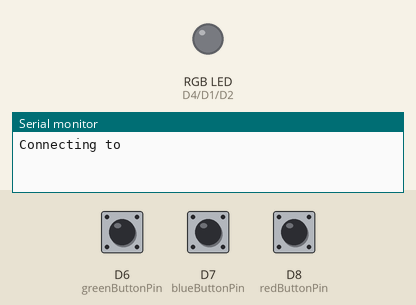
Recording of a sketch running on a simulated ESP8266 (NodeMCU). On the bench: an RGB LED mixed from three pins (HIGH = lit), the last lines printed to the serial monitor. Dashed ring = blinking. The inputs (shaded band) are chosen by the test bench; at power-on: D6 (greenButtonPin) HIGH, D7 (blueButtonPin) HIGH, D8 (redButtonPin) HIGH. WiFi joins after 1.5 s; servers stay silent unless stated; random numbers use the default seed unless the sketch sets one.

Above: at 0.1 s.
At 2.1 s:
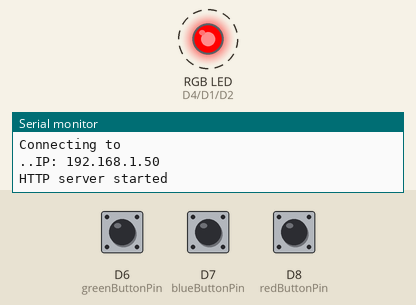
6.9 s: D6 (greenButtonPin) pulled LOW for 0.75 s
At 7.45 s:
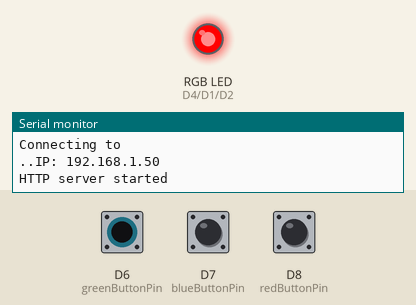
Timing chart, 0 to 16.4 s (numbered marks = the images above; inputs shaded):
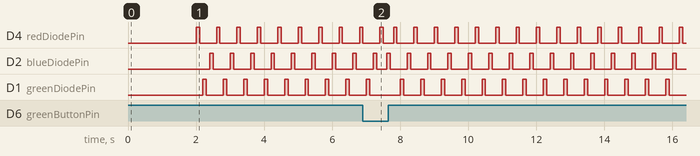

The sketch:

arduino.ino
```cpp
#include <ESP8266WiFi.h>
#include <ESP8266WebServer.h>
#include "sequence-page.h"
#include "result-page.h"

const char* ssid = "";
const char* password = "";

const int redDiodePin = D4;
bool redDiodeStatus = LOW;
const int greenDiodePin = D1;
bool greenDiodeStatus = LOW;
const int blueDiodePin = D2;
bool blueDiodeStatus = LOW;

const int redButtonPin = D8;
const int greenButtonPin = D6;
const int blueButtonPin = D7;

String initialSequence = "";
String checkSequence = "";
int pressCounter = 0;
int steps = 8;

ESP8266WebServer server(80);

void handle_root() {
    delay(500);
    server.send(200, "text/html", sequencePage);
}

void setup() {
    Serial.begin(115200);

    pinMode(redDiodePin, OUTPUT);
    pinMode(greenDiodePin, OUTPUT);
    pinMode(blueDiodePin, OUTPUT);
    pinMode(redButtonPin, INPUT_PULLUP);
    pinMode(greenButtonPin, INPUT_PULLUP);
    pinMode(blueButtonPin, INPUT_PULLUP);

    Serial.println("Connecting to ");
    Serial.println(ssid);

    WiFi.mode(WIFI_STA);
    WiFi.begin(ssid, password);

    while (WiFi.status() != WL_CONNECTED) {
      delay(1000);
      Serial.print(".");
    }

    Serial.print("IP: ");
    Serial.println(WiFi.localIP());

    server.on("/start", handle_root);
    server.on("/showSequence", handle_showSequence);
    server.on("/progress", handle_showProgress);
    server.on("/getCurrentState", handle_getCurrentState);

    server.begin();

    Serial.println("HTTP server started");
}

void loop() {
    server.handleClient();

    int redButtonState = digitalRead(redButtonPin);
    int greenButtonState = digitalRead(greenButtonPin);
    int blueButtonState = digitalRead(blueButtonPin);

    if (redButtonState == HIGH) {
        checkSequence = checkSequence + '1';
        pressCounter += 1;
        blink(redDiodePin, 100);
    }
    if (greenButtonState == HIGH) {
        checkSequence = checkSequence + '2';
        pressCounter += 1;
        blink(greenDiodePin, 100);
    }
    if (blueButtonState == HIGH) {
        checkSequence = checkSequence + '3';
        pressCounter += 1;
        blink(blueDiodePin, 100);
    }

    if (pressCounter > steps) {
        pressCounter = 0;
        initialSequence = "";
        checkSequence = "";
    }
}

void handle_showSequence() {
    delay(1000);
    pressCounter = 0;
    checkSequence = "";

    if (server.arg("sequence") != "") {
        initialSequence = server.arg("sequence");
        steps = initialSequence.length();
    }

    if (initialSequence != "") {
        for (int i = 0; i < steps; ++i) {
            if (initialSequence[i] == '1') {
                blink(redDiodePin, 1000);
            }
            if (initialSequence[i] == '2') {
                blink(greenDiodePin, 1000);
            }
            if (initialSequence[i] == '3') {
                blink(blueDiodePin, 1000);
            }
        }
    }
}

void handle_showProgress() {
    server.send(200, "text/html", resultPage);
}

void handle_getCurrentState() {
    server.send(200, "text/plain", String(steps) + " " + initialSequence + " " +  checkSequence);
}

void blink(int pin, int time) {
    digitalWrite(pin, HIGH);
    delay(time);
    digitalWrite(pin, LOW);
    delay(time);
}
```

result-page.h
```cpp
char resultPage[] PROGMEM = R"=====(
<!DOCTYPE html>
<html>
<style>
    html {
        background-color: rgba(255, 248, 169, 0.4);
    }
    .container {
        background: rgba(255, 255, 255, 0.8);
        backdrop-filter: blur(50px);
        border-radius: 16px;
        padding: 24px;
        margin: 200px 300px;
        display: flex;
        flex-direction: column;
    }
    a.action-button {
        border-radius: 16px;
        padding: 12px;
        border: 1px solid #C1C1C1;
        background: transparent;
        margin-top: 20px;
        font-size: 20px;
        width: fit-content;
        color: unset;
        text-decoration: unset;
    }
    .answer-field {
        background: rgba(249, 237, 137, 0.85);
        border: 1px solid #B7AD5A;
        backdrop-filter: blur(50px);
        padding: 20px;
        border-radius: 8px;
        display: flex;
        width: fit-content;
    }
    .title {
        margin-top: 0;
        font-size: 24px;
        margin-bottom: 8px;
    }
</style>
<body>

<div class="container">
    <p class="title">Initial sequence: </p>
    <div class="answer-field" id="initialSequenceField"></div>

    <p class="title" style="margin-top: 20px">Answer sequence: </p>
    <div class="answer-field" id="checkSequenceField"></div>

    <a class="action-button" href="../start">Try again</a>
</div>

<script>
    let initialSequence = "";
    let checkSequence = "";
    let steps = 0;

    setInterval(function() {
      getCurrentState();
    }, 500);

    function getCurrentState() {
      let xhttp = new XMLHttpRequest();
      xhttp.onreadystatechange = function() {

        if (this.status == 200) {
          [stepsStr, initialSequence, checkSequence] = this.responseText.split([' ']);
          steps = parseInt(stepsStr);

          if (steps === 0 || initialSequence === "") {
            return;
          }

          display('initialSequence', initialSequence);
          display('checkSequence', checkSequence);
        }
      };
      xhttp.open("GET", "getCurrentState", true);
      xhttp.send();
    }

    function display(id, sequence) {
        let finalHTML = "";
        for (let i = 1; i <= steps; i++) {
            let colorInfo;
            if (sequence[i-1] === '1') {
                colorInfo = ` style=\"background: rgba(246, 49, 49, 0.7);border: 1px solid #C06565;\"`
            }
            if (sequence[i-1] === '2') {
                colorInfo = ` style=\"background: rgba(82, 215, 60, 0.7);border: 1px solid #4AA73A;\"`
            }
            if (sequence[i-1] === '3') {
                colorInfo = ` style=\"background: rgba(36, 57, 243, 0.7);border: 1px solid #2030BD;\"`
            }

            finalHTML += `<style>.answer-item-wrap {display: flex;flex-direction: column;align-items: center;justify-content: center;margin-right: 24px;}.answer-item {width: 60px;height: 60px;background: rgba(255, 255, 255, 0.7);border: 1px solid #808080;border-radius: 100%;margin-bottom: 10px;}.index {font-size: 16px;line-height: 19px;text-align: center;color: #000000;}  `
                + `</style> <body> <div class=\"answer-item-wrap\"> <div class=\"answer-item\" `
                + colorInfo
                + `></div><span class=\"index\">`
                + i + `</span></div>`;
        }

        document.getElementById(id + "Field").innerHTML = finalHTML;
    }
</script>
</body>
</html>
)=====";
```

sequence-page.h
```cpp
char sequencePage[] PROGMEM = R"=====(
<!DOCTYPE html>
<html>
<style>
    html {
        background-color: rgba(255, 248, 169, 0.4);
    }
    .container {
        background: rgba(255, 255, 255, 0.8);
        backdrop-filter: blur(50px);
        border-radius: 16px;
        padding: 16px;
        margin: 200px 300px;
        font-size: 24px;
    }
    .header {
        display: flex;
        justify-content: end;
    }
    .action-button {
        width: fit-content;
        padding: 12px;
        border-radius: 16px;
        border: 1px solid #C1C1C1;
        margin-left: 12px;
        background: transparent;
        margin-bottom: 40px;
        font-size: 24px;
        font-family: Times;
        cursor: pointer;
    }
    .answer-field {
        background: rgba(249, 237, 137, 0.85);
        border: 1px solid #B7AD5A;
        backdrop-filter: blur(50px);
        padding: 4px 80px 4px 20px;
        border-radius: 8px;
        display: flex;
        flex-wrap: wrap;
    }
    .answer-field-wrap {
        position: relative;
    }
    .small-button {
        position: absolute;
        right: 0;
        padding: 4px 8px;
        border-radius: 16px;
        border: 1px solid #C1C1C1;
        background: rgba(255, 255, 255, 0.8);
        backdrop-filter: blur(50px);
        font-family: Times;
        font-size: 20px;
        cursor: pointer;
    }
    .plus-button {
        top: 20%;
    }
    .minus-button {
        bottom: 20%;
    }
    a {
        text-decoration: none;
        color: black;
    }
</style>
<body>

<div class="container">
    <div class="header">
        <button class="action-button" onClick="generate()">Generate</button>
        <button class="action-button" onClick="sendSequence()">Send</button>
        <a href="../progress" class="action-button">See result</a>
    </div>

    <div class="answer-field-wrap" onCLick="adjustSequence(event)">
        <div class="answer-field" id="answer-field"></div>
        <button class="small-button plus-button" onClick="changeStepsAmount(true)">+ step</button>
        <button class="small-button minus-button" onClick="changeStepsAmount(false)">- step</button>
    </div>
</div>

<script>
    let steps = 8;
    let sequence = "";

    const redBg = 'rgba(246, 49, 49, 0.7)';
    const greenBg = 'rgba(82, 215, 60, 0.7)';
    const blueBg = 'rgba(36, 57, 243, 0.7)';

    const redStyle = 'background: rgba(246, 49, 49, 0.7);border: 1px solid #C06565;';
    const greenStyle = 'background: rgba(82, 215, 60, 0.7);border: 1px solid #4AA73A;';
    const blueStyle = 'background: rgba(36, 57, 243, 0.7);border: 1px solid #2030BD;';

    display();

    function generate() {
        let sequence = [];
        for (let i = 1; i <= steps; i++) {
            sequence.push(Math.floor(Math.random() * 3) + 1)
        }
        this.sequence = sequence.join('');
        display();
    }

    function display() {
        if (!this.sequence || !this.sequence.trim()) {
            this.sequence = ' '.repeat(steps);
        }
        let finalHTML = "";
        for (let i = 1; i <= steps; i++) {
            let colorInfo;
            if (this.sequence[i-1] === '1') {
                colorInfo = ` style=\"${redStyle}\"`
            }
            if (this.sequence[i-1] === '2') {
                colorInfo = ` style=\"${greenStyle}\"`
            }
            if (this.sequence[i-1] === '3') {
                colorInfo = ` style=\"${blueStyle}\"`
            }

            // answer item html code
            finalHTML += `<style>.answer-item-wrap {display: flex;flex-direction: column;align-items: center;justify-content: `
                + `center;margin: 16px 24px 16px 0;;}.answer-item {cursor: pointer;width: 60px;height: 60px;background: `
                + `rgba(255, 255, 255, 0.7);border: 1px solid #808080;border-radius: 100%;margin-bottom: 10px;}.index `
                + `{font-size: 16px;line-height: 19px;text-align: center;color: #000000;}  `
                + `</style> <body> <div class=\"answer-item-wrap\"> <button class=\"answer-item\" `
                + colorInfo
                + `></button><span class=\"index\">`
                + i
                + `</span></div>`;
        }

        document.getElementById("answer-field").innerHTML = finalHTML;
    }

    function changeStepsAmount(increase) {
        if (increase) {
            steps += 1;
            this.sequence = this.sequence.concat(' ');
        }
        if (!increase && steps > 0) {
            steps -= 1;
            this.sequence = this.sequence.slice(0, this.sequence.length - 1);
        }
        display();
    }

    function adjustSequence(click) {
        const initialBg = click.target.style.background;
        const index = +click.target.nextElementSibling?.innerText;

        if (initialBg === redBg) {
            this.sequence = this.sequence.slice(0, index - 1).concat(2).concat(this.sequence.slice(index));
            display();
        }
        if (initialBg === greenBg) {
            this.sequence = this.sequence.slice(0, index - 1).concat(3).concat(this.sequence.slice(index));
            display();
        }
        if (initialBg === blueBg) {
            this.sequence = this.sequence.slice(0, index - 1).concat(1).concat(this.sequence.slice(index));
            display();
        }
    }

    function sendSequence() {
        let xhr = new XMLHttpRequest();
        const path = "showSequence" + '?' + "sequence=" + this.sequence;
        xhr.open("POST", path, true);
        xhr.send();
    }
</script>
</body>
</html>
)=====";
```
